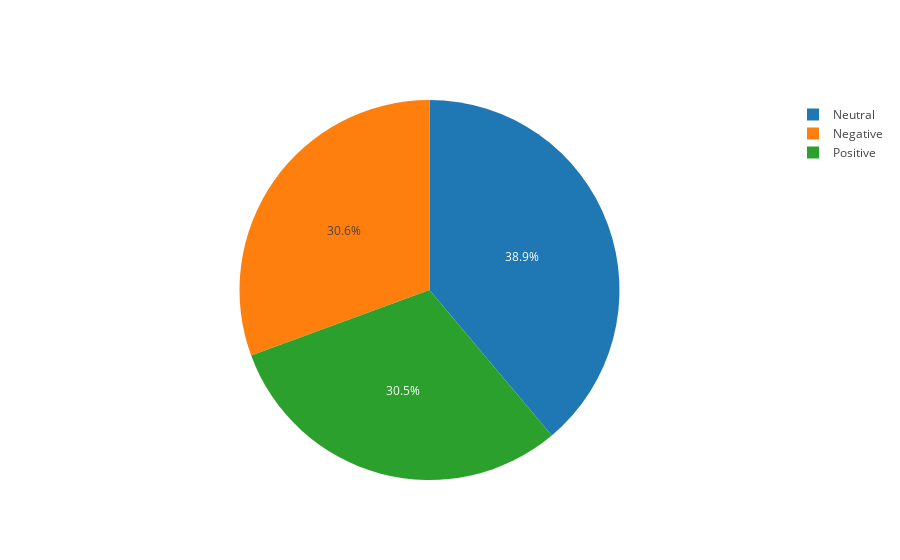

Notebook cell for this chart:
### Code cell
labels = ['Positive', 'Negative', 'Neutral']
values = [pos_count, neg_count, neu_count]

trace = go.Pie(labels=labels, values=values)

iplot([trace], filename='basic_pie_chart')

### Figure 1 — Plotly figure (JSON) as saved in the notebook; plotly's stock layout.template omitted (floating-point values rounded to 4 significant figures)
{"data": [{"labels": ["Positive", "Negative", "Neutral"], "type": "pie", "values": [61049, 61209, 77741]}], "layout": {}}
